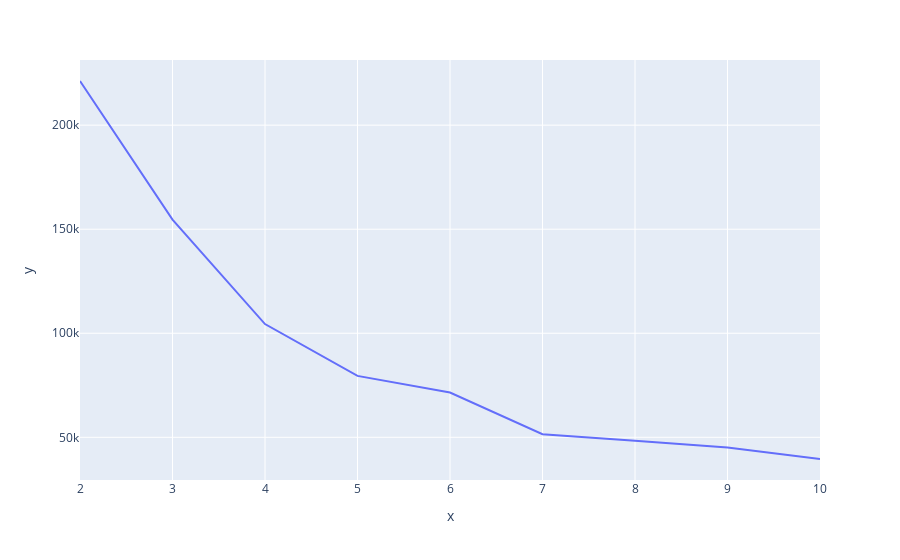

Notebook cell for this chart:
### Code cell
import plotly.express as px
px.line(x=list(range(2, 11)), y=distance)

### Figure 1 — Plotly figure (JSON) as saved in the notebook; plotly's stock layout.template omitted (floating-point values rounded to 4 significant figures)
{"data": [{"hovertemplate": "x=%{x}<br>y=%{y}<extra></extra>", "legendgroup": "", "line": {"color": "#636efa", "dash": "solid"}, "marker": {"symbol": "circle"}, "mode": "lines", "name": "", "orientation": "v", "showlegend": false, "type": "scatter", "x": [2, 3, 4, 5, 6, 7, 8, 9, 10], "xaxis": "x", "y": [221200.0, 154600.0, 104400.0, 79500.0, 71550.0, 51460.0, 48390.0, 45060.0, 39580.0], "yaxis": "y"}], "layout": {"legend": {"tracegroupgap": 0}, "margin": {"t": 60}, "xaxis": {"anchor": "y", "domain": [0, 1], "title": {"text": "x"}}, "yaxis": {"anchor": "x", "domain": [0, 1], "title": {"text": "y"}}}}
